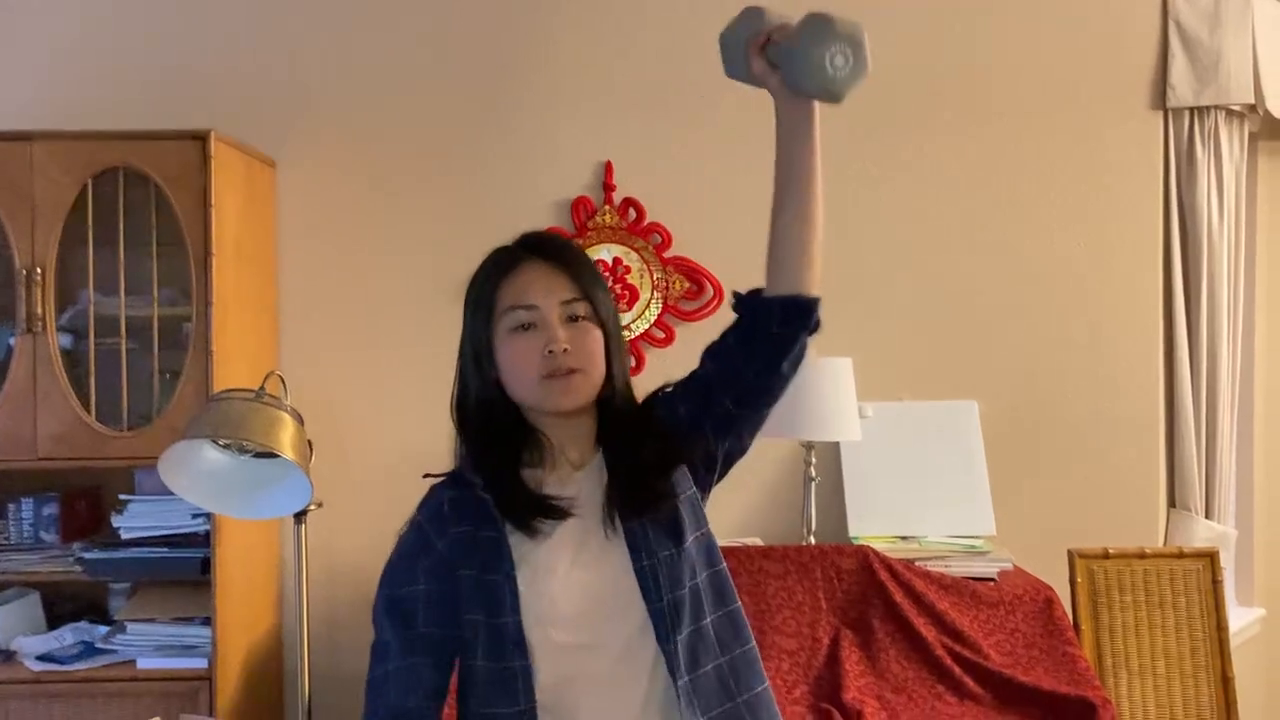
#> input picture frame 13 of AiTrainer/weight1.mp4, 1280 x 720 px, given in place of barbellExpert.mp4, which was not available
$ python TrackMotionLucasKanade.py
#> lines starting #> are read from the running program, lines starting #| are printed output that depends on the picture; pictures that were not available may be replaced by others from this repository, and a replacement may not be noted
import cv2
import json
from tqdm import tqdm
import numpy as np
from skimage import color as clr

feature_params = dict( maxCorners = 50,
                       qualityLevel = 0.3,
                       minDistance = 7,
                       blockSize = 7 )

lk_params = dict( winSize = (15, 15),
                  maxLevel = 2,
                  criteria = (cv2.TERM_CRITERIA_EPS | cv2.TERM_CRITERIA_COUNT,
                              10, 0.03))

color = np.random.randint(0, 255, (100, 3))


def track_motion(vid_path):
#> called with vid_path = 'videos/barbellExpert.mp4'
    cap = cv2.VideoCapture(vid_path)

    fps = cap.get(5)
    print('Frames per second : ', fps,'FPS')
    frame_count = cap.get(7)
    print('Frame count : ', frame_count)

    # Take first frame and find corners in it
    p0 = None
    while (p0 is None):
        ret, old_frame = cap.read()
#> old_frame is the input picture: shape (720, 1280, 3); mean B, G, R 94.1, 116.1, 149.5
        old_gray = cv2.cvtColor(old_frame, cv2.COLOR_BGR2GRAY)
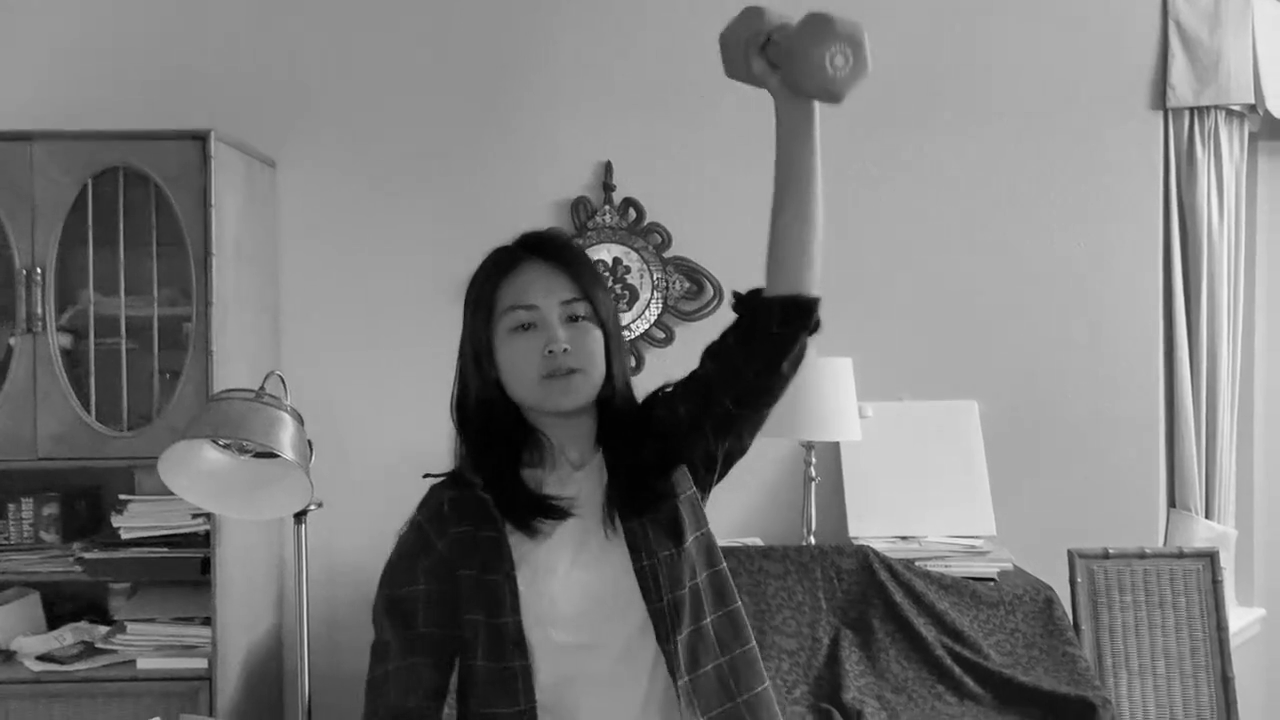
#> old_gray: shape (720, 1280); min 0, max 250, mean 123.5

        p0 = cv2.goodFeaturesToTrack(old_gray, mask = None,
                                     **feature_params)
#> p0 = 39 rows, first 8: [631, 334], [658, 305], [630, 326], [657, 277], [615, 259], [655, 313], [637, 329], [624, 333]
    #print(p0)
    # Create a mask image for drawing purposes
    mask = np.zeros_like(old_frame)
    motion_sequence = []
    for i in tqdm(range(int(frame_count)-1), desc="Processing..."):
        ret, frame = cap.read()
        frame_gray = cv2.cvtColor(frame,
                                  cv2.COLOR_BGR2GRAY)
        # calculate optical flow
        #print(p0)
        p1, st, err = cv2.calcOpticalFlowPyrLK(old_gray,
                                               frame_gray,
                                               p0, None,
                                               **lk_params)

        for j in range(len(p1)):
            if st[j][0] == 0:
                p1[j][0] = p0[j][0]


        if i%5==0:
            p0 = np.reshape(p0,(len(p0),2))
            frame_num = np.ones(len(p0))*i
            frame_num = np.reshape(frame_num,(len(p0),1))
            #print(p0.shape,frame_num.shape)
            #print(p0)
            p0 = np.hstack([p0,frame_num])
            #print(p0)
            motion_sequence.append(p0)

        # Updating Previous frame and points
        old_gray = frame_gray.copy()
        p0 = p1.reshape(-1, 1, 2)
#> this loop made 30 passes
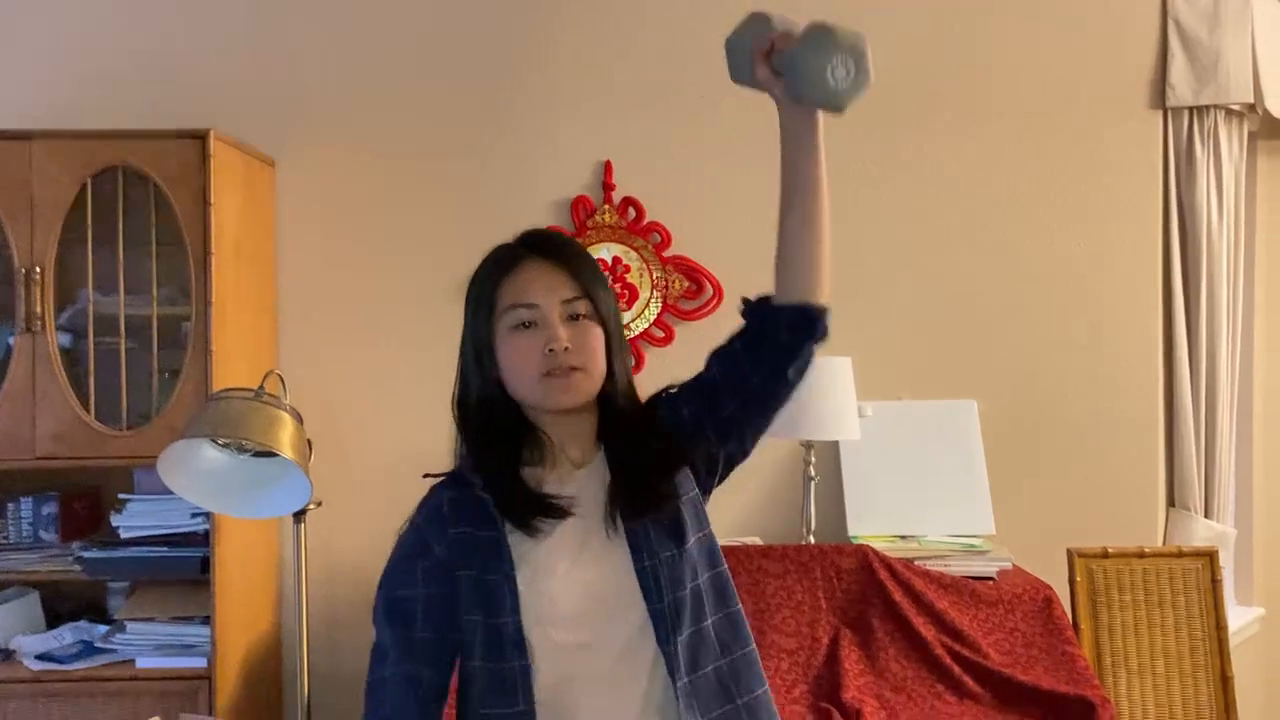
#> input picture frame 14 of AiTrainer/weight1.mp4, 1280 x 720 px, given in place of barbellExpert.mp4, which was not available
#> after the loop:
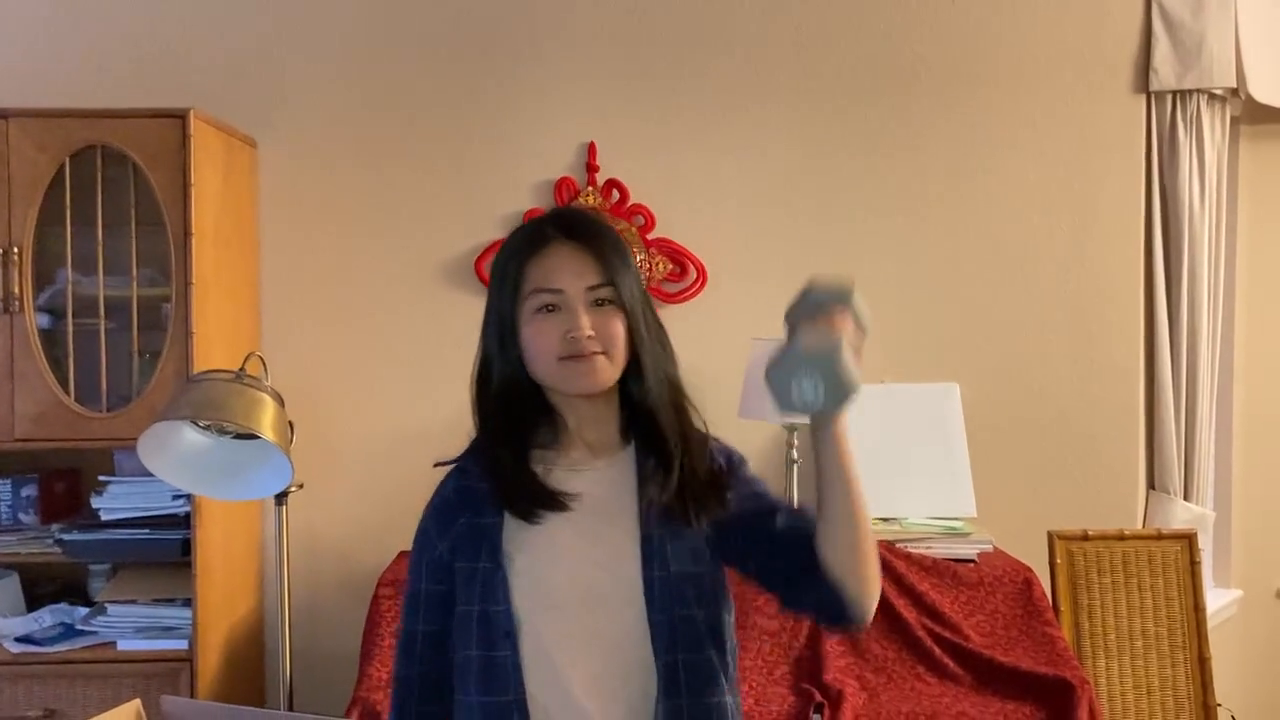
#> frame: shape (720, 1280, 3); mean B, G, R 93, 116.3, 150.3
#> after the loop:
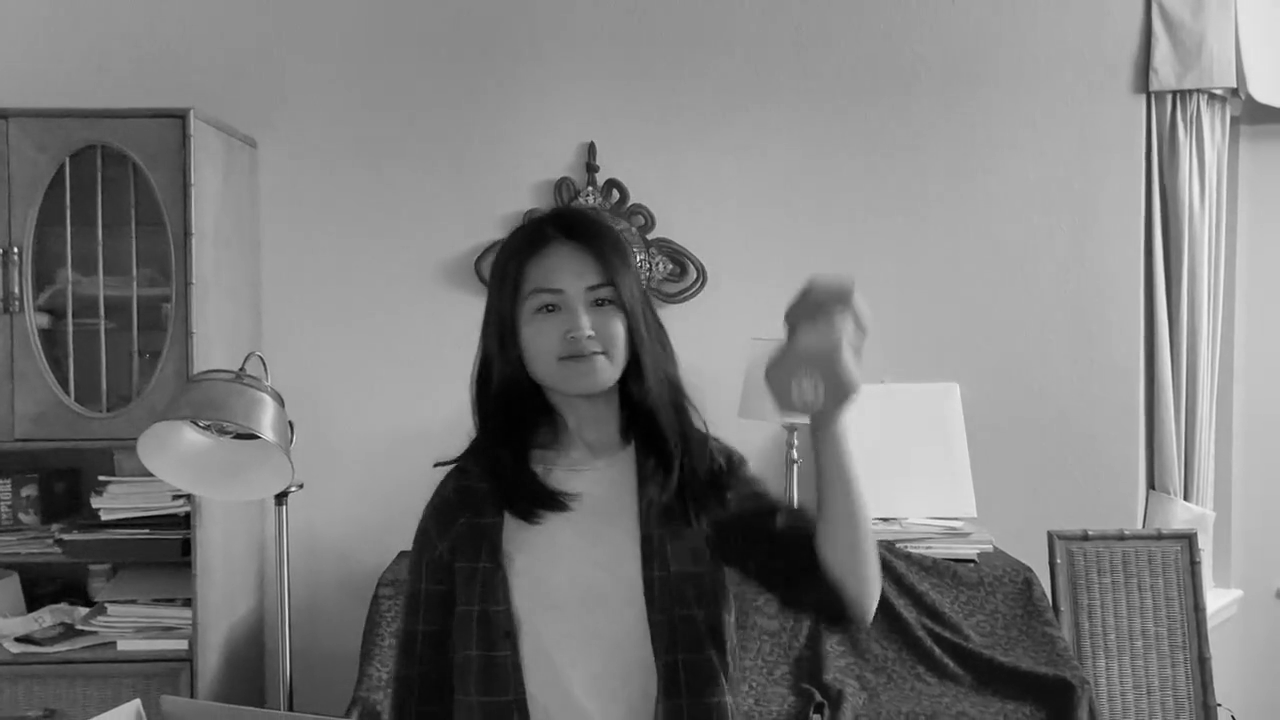
#> old_gray: shape (720, 1280); min 1, max 246, mean 123.8
#> after the loop, motion_sequence = 6 items

    return motion_sequence
def main():
    barbell_sequence_lk = track_motion("videos/barbellExpert.mp4")
    #print(barbell_sequence_lk)
    np.save('motions/barbell_lk.npy',np.array(barbell_sequence_lk))
    #lk_motions = np.load('motions/barbell_lk.npy',allow_pickle=True)
    #print(lk_motions)

    cap = cv2.VideoCapture("videos/barbellExpert.mp4")
    frame_count = cap.get(7)
    print('Frame count : ', frame_count)
    lk_motions = np.load('motions/barbell_lk.npy',allow_pickle=True)
    # Radius of circle
    radius = 20

    # Blue color in BGR
    color = (255, 0, 0)

    # Line thickness of 2 px
    thickness = 2
    it=0
    for i in range(int(frame_count)-1):
        ret, frame = cap.read()
        if i%5==0:
            for j in range(len(lk_motions[0])):
                cv2.circle(frame,(int(lk_motions[it][j][0]),int(lk_motions[it][j][1])),
                radius,color,thickness)
            cv2.imshow('points',frame)
            cv2.waitKey(10)
            it+=1

main()

$ run again, starting later in the video
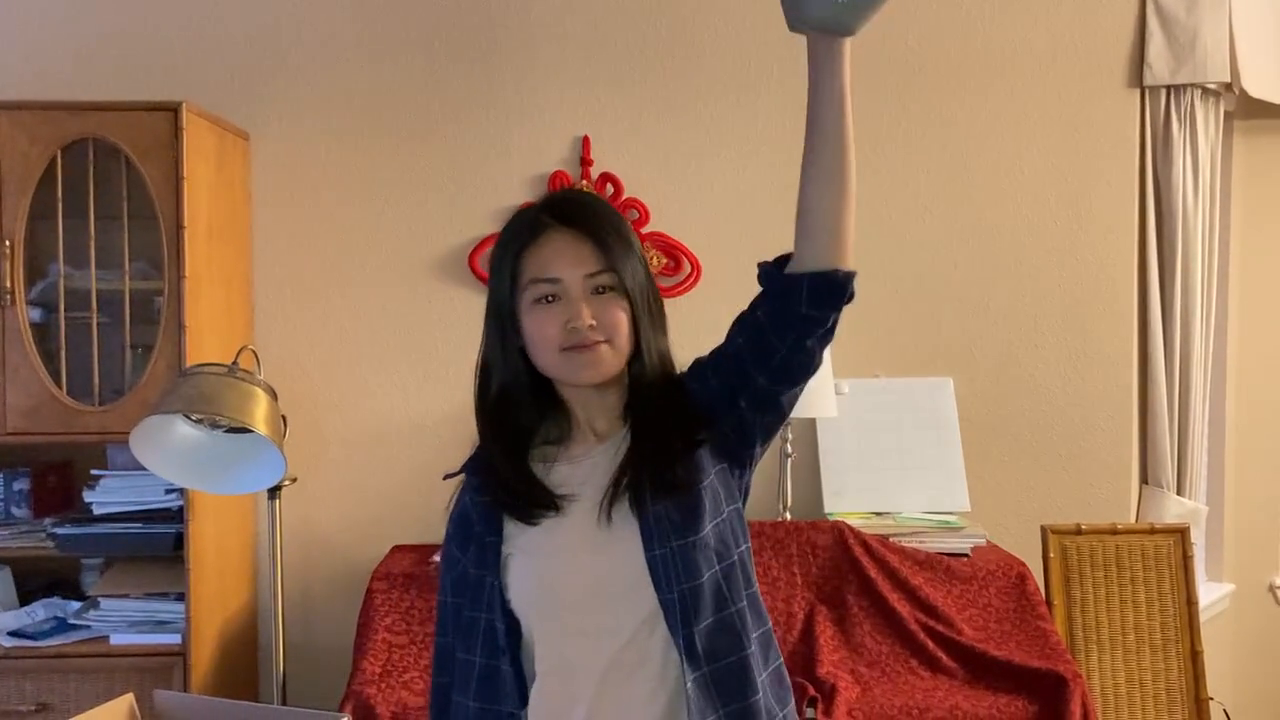
#> input picture frame 61 of AiTrainer/weight1.mp4, 1280 x 720 px, given in place of barbellExpert.mp4, which was not available
#> in track_motion, old_frame is the input picture: shape (720, 1280, 3); mean B, G, R 91.9, 114.5, 148.2
#> p0 = 50 rows, first 8: [761, 288], [437, 558], [759, 264], [1211, 701], [1178, 493], [1228, 79], [282, 487], [787, 518]
#> the loop in track_motion, `for i in tqdm(range(int(frame_count)-1), desc="Processing..."):` made 30 passes
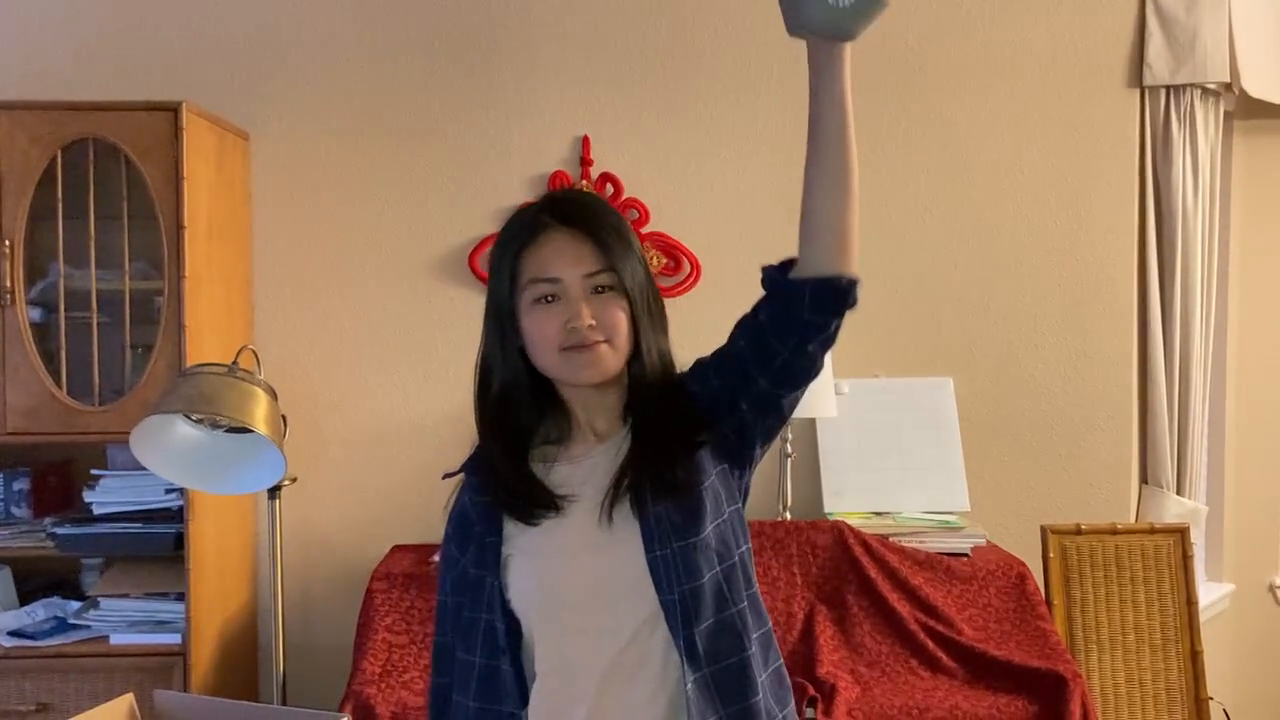
#> input picture frame 62 of AiTrainer/weight1.mp4, 1280 x 720 px, given in place of barbellExpert.mp4, which was not available
#> after the loop in track_motion, `for i in tqdm(range(int(frame_count)-1), desc="Processing..."):`:
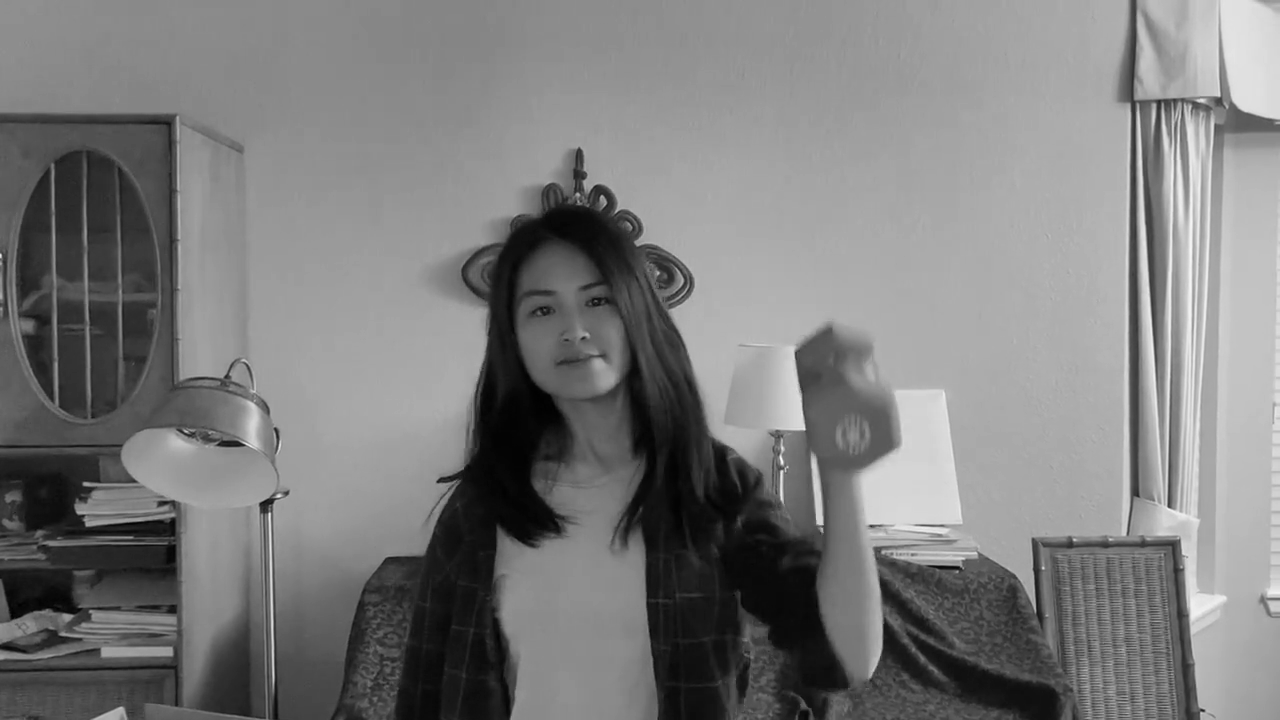
#> old_gray: shape (720, 1280); min 0, max 248, mean 123.8
#> after the loop in track_motion, `for i in tqdm(range(int(frame_count)-1), desc="Processing..."):`: motion_sequence = 6 items
